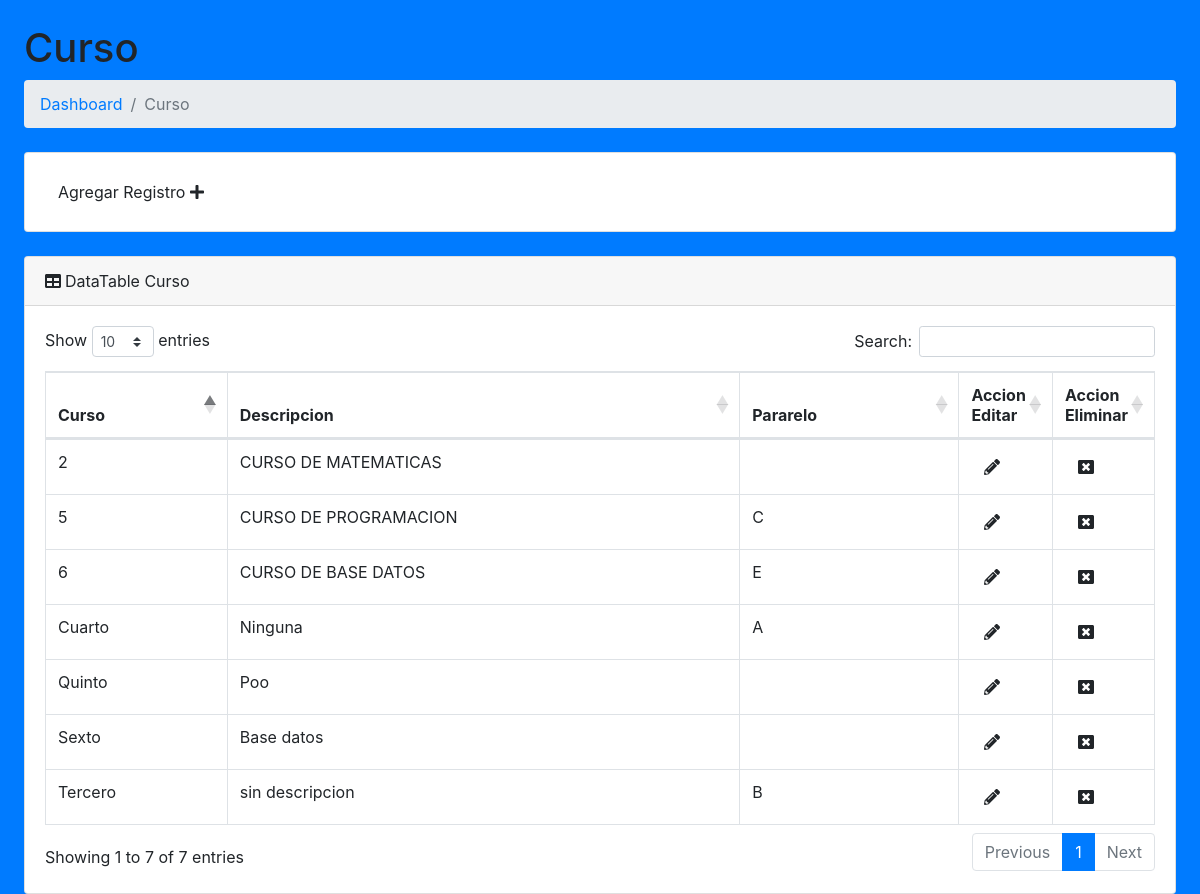
Page /PRO4G/forms/curso/index.php on the committed database.
### tables this page shows
CREATE TABLE `q_curso` (
  `id_curso` int(11) NOT NULL AUTO_INCREMENT,
  `curso` varchar(45) NOT NULL,
  `descripcion` varchar(200) DEFAULT NULL,
  `paralelo` varchar(12) NOT NULL,
  `estado` varchar(45) DEFAULT NULL,
  PRIMARY KEY (`id_curso`)
);

### PRO4G/core/classDATATABLE.php (the view, shortened to what this page needs)
<?php
class DATATABLE{
    static public function CONSULTA_INDEX($array_encabezado,$array_data,$titulo,$href){
        $html = "<div id=\"layoutSidenav_content\">
                <main>
                    <div class=\"container-fluid\">
                        <h1 class=\"mt-4\">$titulo</h1>
                        <ol class=\"breadcrumb mb-4\">
                            <li class=\"breadcrumb-item\"><a href=\"index.html\">Dashboard</a></li>
                            <li class=\"breadcrumb-item active\">$titulo</li>
                        </ol>
                        <div class=\"card mb-4\">
                            <div class=\"card-body\">
                            <a  class='btn' href=\"./Gestionar_$href.php\">Agregar Registro <i class='fa fa-plus'></i></a>
                            </div>
                        </div>
                        <div class=\"card mb-4\">
                        ";
        $th ="";
        $data = "";
        foreach ($array_encabezado as $k){
            $th .= "<th>".$k."</th>";
        }
        $th .= "<th style='width: 40px;'>Accion Editar</th>";
        $th .= "<th style='width: 40px;'>Accion Eliminar</th>";
        foreach ($array_data as $k){
            $data .="<tr>";
            foreach ($k as $atributo=>$valor){
                if(substr($atributo,0,2)=="id"){
                    $data.= "<td><a href='./Actualizar_$href.php?id=$valor' class='btn'><i class=\"fas fa-pencil-alt\"></i></a></td>";
                    $data.= "<td><a href='./Eliminar_$href.php?id=$valor' class='btn'><i class=\"fas fa-window-close\"></i></a></a></td>";
                    continue;
                }
                $data .= "<td>$valor</td>";
            }
            $data .="</tr>";
        }
        $html .= "
        <div class=\"card-header\"><i class=\"fas fa-table mr-1\"></i>DataTable $titulo</div>
                            <div class=\"card-body\">
                                <div class=\"table-responsive\">
                                    <table class=\"table table-bordered\" id=\"dataTable\" width=\"100%\" cellspacing=\"0\">
                                        <thead>
                                            <tr>
                                               ".$th."
                                            </tr>
                                        </thead>
                                        <tbody>
                                               ".$data."
                                        </tbody>
                                    </table>
                                </div>
                            </div>
        ";
        $html .= " </div>
                </main>";
        return $html;
    }
}

### rows in the picture
q_curso: curso "Tercero", descripcion "sin descripcion", paralelo "B"
q_curso: curso "Cuarto", descripcion "Ninguna", paralelo "A"
q_curso: curso "Quinto", descripcion "Poo"
q_curso: curso "Sexto", descripcion "Base datos"
q_curso: curso "2", descripcion "CURSO DE MATEMATICAS"
q_curso: curso "5", descripcion "CURSO DE PROGRAMACION", paralelo "C"
q_curso: curso "6", descripcion "CURSO DE BASE DATOS", paralelo "E"

### other values in the picture
$titulo "Curso"
$k "Curso"
$k "Descripcion"
$k "Pararelo"
